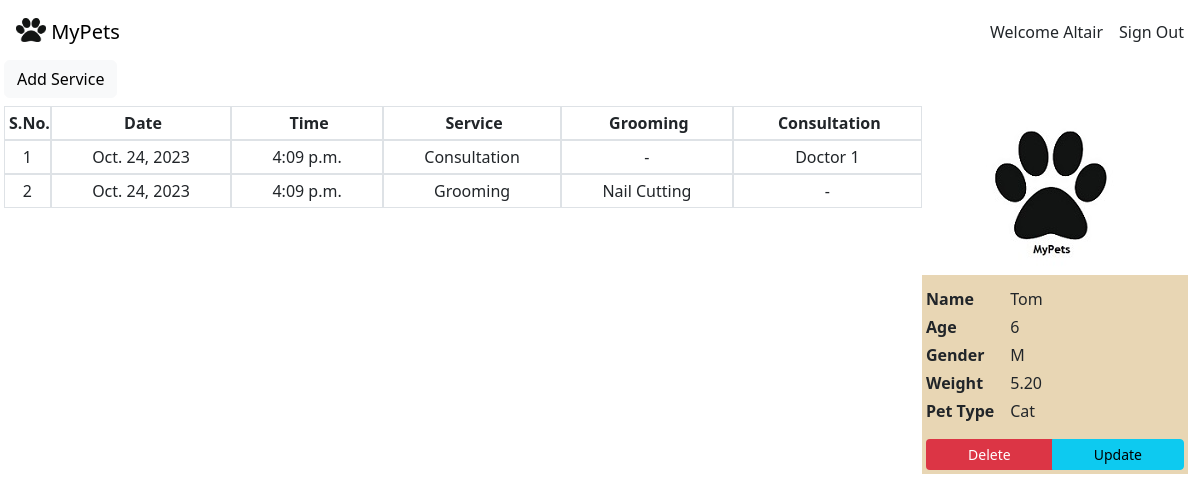
Page /pets/pet_detail_route/7/ (signed in) on the earlier database version.
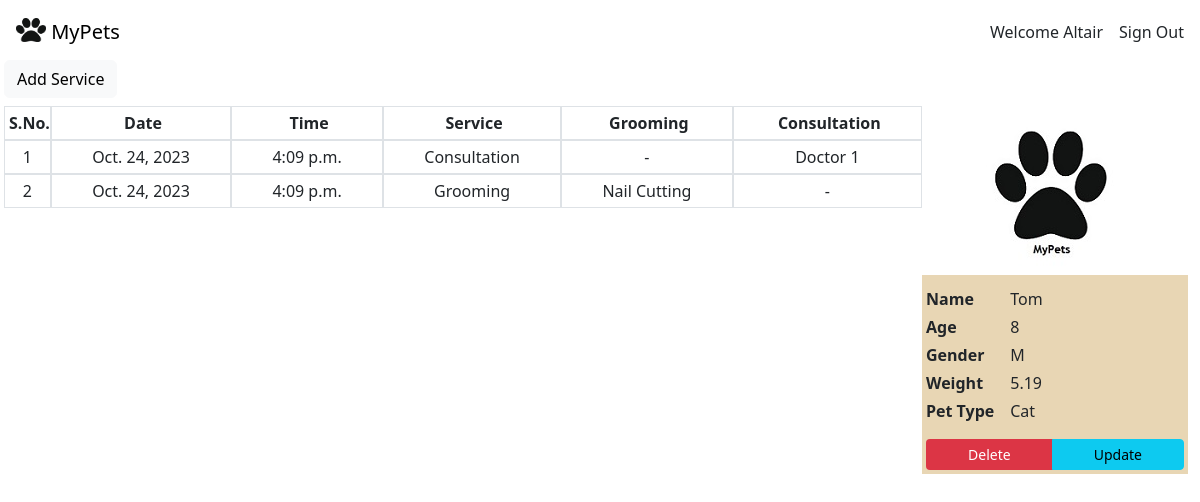
Same page on the later database version.
### pets_app/models.py (models this page shows, shortened)
class PetInformation(Model):
    class PetType(models.TextChoices):
        CAT = "Cat", "Cat"
        DOG = "Dog", "Dog"
        HORSE = "Horse", "Horse"
        RABBIT = "Rabbit", "Rabbit"
        PIGEON = "Pigeon", "Pigeon"
    class PetGender(models.TextChoices):
        Male = "M", "Male"
        Femail = "F", "Female"
        Unknown = "Unknown","Unknown"
    class Breed(models.TextChoices):
        German_Shephard = "German_Shephard", "German_Shephard"
        Labrador = "Labrador", "Labrador"
        Indie = "Indie", "Indie"
        Persian = "Persian", "Persian"
    date = models.DateField(auto_created=True, auto_now_add=True)
    name = models.CharField(max_length=30)
    age = models.PositiveSmallIntegerField()
    pet_type = models.CharField(max_length=10, choices=PetType.choices, default=PetType.CAT)
    weight = models.DecimalField(max_digits=5, decimal_places=2)
    breed = models.CharField(max_length=20, choices=Breed.choices, default=Breed.Indie)
    gender = models.CharField(max_length=7, choices=PetGender.choices, default=PetGender.Male)
    image = models.ImageField(upload_to='images/', blank=True)
    owner = models.ForeignKey(to=OwnerModel, on_delete=models.CASCADE, null=True, blank=True)
    created_by = models.CharField(max_length=30, blank=True, null=True)
    updated_by = models.CharField(max_length=30, blank=True, null=True)

### pets_app/views.py (the view)
class PetDetailView(SomeLoginRequiredMixin, SomePermissionRequiredMixin, DetailView):
    model = PetInformation
    permission_required = 'pets_app.view_petinformation'
    def get(self, request, pk, *args, **kwargs):
        petinformation = PetInformation.objects.get(id=pk)
        petservice = PetServices.objects.filter(pet_name=petinformation.name, id_2=pk)
        s_no = []
        for item in range(len(petservice)):
            s_no.append(item+1)
        return render(request=request, template_name='pets_app/petinformation_detail.html', context={'petinformation':petinformation, 'petservice':petservice, 's_no':s_no,})

### pets_app/mixins.py (called while the page is built, shortened)
    def dispatch(self, request, *args, **kwargs):
        if not request.user.is_authenticated:
            return self.handle_no_permission()
        else:
            return super().dispatch(request, *args, **kwargs)

    def get_permission_required(self):
        if isinstance(self.permission_required, str):
            perms = (self.permission_required,)
        else:
            perms = self.permission_required
        return perms

    def has_permission(self):
        perms = self.get_permission_required()
        return self.request.user.has_perms(perms)

    def dispatch(self, request, *args, **kwargs):
        return super().dispatch(request, *args, **kwargs)

### pets_app/templates/pets_app/petinformation_detail.html (shortened to what the changed rows need)
{% extends 'pets.html' %}
{% load static %}
{% block 'content' %}
<div class="d-flex justify-content-between">
  <div class="d-flex flex-column">
    <div class="d-flex flex-column me-2" style="background-color: rgb(232, 214, 180);">
    <div class="d-flex my-2">
      <div class="ps-3">
        <div class="my-1">{{petinformation.name | capfirst}}</div>
        <div class="my-1">{{petinformation.age}}</div>
        <div class="my-1">{{petinformation.gender}}</div>
        <div class="my-1">{{petinformation.weight}}</div>
        <div class="my-1">{{petinformation.pet_type}}</div>
      </div>
    </div>
    </div>
  </div>
</div>
{% endblock %}

Differences in the rows shown:
changed PetInformation "Tom": age "6" → "8"; weight "5.20" → "5.19"
